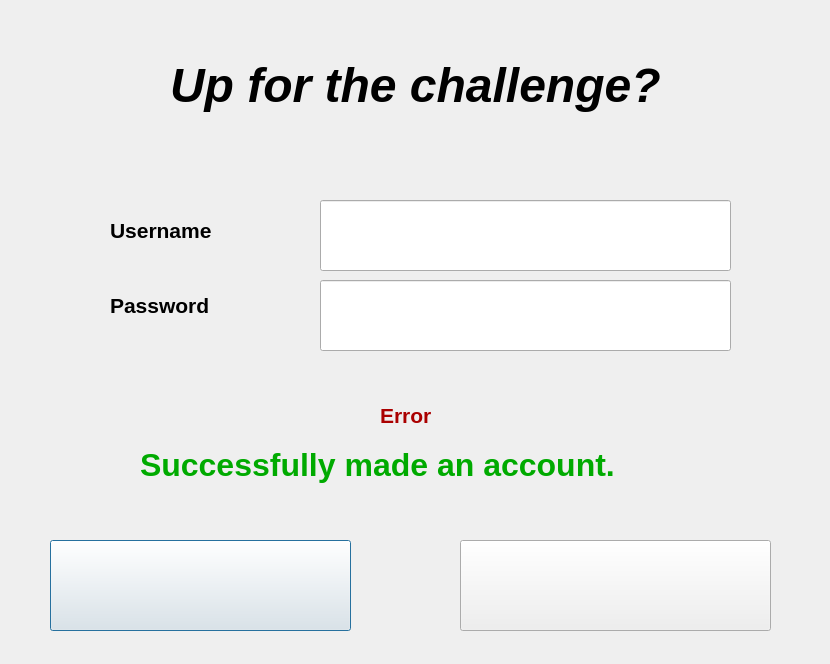
<?xml version="1.0" encoding="UTF-8"?>
<ui version="4.0">
 <class>RegisterWindow</class>
 <widget class="QDialog" name="RegisterWindow">
  <property name="geometry">
   <rect>
    <x>0</x>
    <y>0</y>
    <width>830</width>
    <height>664</height>
   </rect>
  </property>
  <property name="windowTitle">
   <string>Dialog</string>
  </property>
  <widget class="QLabel" name="errorMsg">
   <property name="geometry">
    <rect>
     <x>380</x>
     <y>390</y>
     <width>101</width>
     <height>51</height>
    </rect>
   </property>
   <property name="text">
    <string>&lt;html&gt;&lt;head/&gt;&lt;body&gt;&lt;p&gt;&lt;span style=&quot; font-size:16pt; font-weight:700; color:#aa0000;&quot;&gt;Error&lt;/span&gt;&lt;/p&gt;&lt;/body&gt;&lt;/html&gt;</string>
   </property>
  </widget>
  <widget class="QPushButton" name="pushButton">
   <property name="geometry">
    <rect>
     <x>50</x>
     <y>540</y>
     <width>301</width>
     <height>91</height>
    </rect>
   </property>
   <property name="text">
    <string/>
   </property>
  </widget>
  <widget class="QPushButton" name="pushButton_2">
   <property name="geometry">
    <rect>
     <x>460</x>
     <y>540</y>
     <width>311</width>
     <height>91</height>
    </rect>
   </property>
   <property name="text">
    <string/>
   </property>
  </widget>
  <widget class="QLabel" name="label_2">
   <property name="geometry">
    <rect>
     <x>110</x>
     <y>280</y>
     <width>131</width>
     <height>51</height>
    </rect>
   </property>
   <property name="text">
    <string>&lt;html&gt;&lt;head/&gt;&lt;body&gt;&lt;p&gt;&lt;span style=&quot; font-size:16pt; font-weight:700;&quot;&gt;Password&lt;/span&gt;&lt;/p&gt;&lt;/body&gt;&lt;/html&gt;</string>
   </property>
  </widget>
  <widget class="QLineEdit" name="passwordLE">
   <property name="geometry">
    <rect>
     <x>320</x>
     <y>280</y>
     <width>411</width>
     <height>71</height>
    </rect>
   </property>
  </widget>
  <widget class="QLineEdit" name="usernameLE">
   <property name="geometry">
    <rect>
     <x>320</x>
     <y>200</y>
     <width>411</width>
     <height>71</height>
    </rect>
   </property>
  </widget>
  <widget class="QLabel" name="label">
   <property name="geometry">
    <rect>
     <x>110</x>
     <y>200</y>
     <width>131</width>
     <height>61</height>
    </rect>
   </property>
   <property name="text">
    <string>&lt;html&gt;&lt;head/&gt;&lt;body&gt;&lt;p&gt;&lt;span style=&quot; font-size:16pt; font-weight:700;&quot;&gt;Username&lt;/span&gt;&lt;/p&gt;&lt;/body&gt;&lt;/html&gt;</string>
   </property>
  </widget>
  <widget class="QLabel" name="labelMadeAcc">
   <property name="geometry">
    <rect>
     <x>140</x>
     <y>420</y>
     <width>581</width>
     <height>91</height>
    </rect>
   </property>
   <property name="text">
    <string>&lt;html&gt;&lt;head/&gt;&lt;body&gt;&lt;p&gt;&lt;span style=&quot; font-size:24pt; font-weight:700; color:#00aa00;&quot;&gt;Successfully made an account.&lt;/span&gt;&lt;/p&gt;&lt;/body&gt;&lt;/html&gt;</string>
   </property>
  </widget>
  <widget class="QLabel" name="labelpix">
   <property name="geometry">
    <rect>
     <x>-10</x>
     <y>-10</y>
     <width>841</width>
     <height>681</height>
    </rect>
   </property>
   <property name="text">
    <string/>
   </property>
  </widget>
  <widget class="QLabel" name="label_3">
   <property name="geometry">
    <rect>
     <x>170</x>
     <y>0</y>
     <width>611</width>
     <height>171</height>
    </rect>
   </property>
   <property name="text">
    <string>&lt;html&gt;&lt;head/&gt;&lt;body&gt;&lt;p&gt;&lt;span style=&quot; font-size:36pt; font-weight:700; font-style:italic;&quot;&gt;Up for the challenge?&lt;/span&gt;&lt;/p&gt;&lt;/body&gt;&lt;/html&gt;</string>
   </property>
  </widget>
  <zorder>labelpix</zorder>
  <zorder>errorMsg</zorder>
  <zorder>pushButton</zorder>
  <zorder>pushButton_2</zorder>
  <zorder>label_2</zorder>
  <zorder>passwordLE</zorder>
  <zorder>usernameLE</zorder>
  <zorder>label</zorder>
  <zorder>labelMadeAcc</zorder>
  <zorder>label_3</zorder>
 </widget>
 <resources/>
 <connections/>
</ui>
